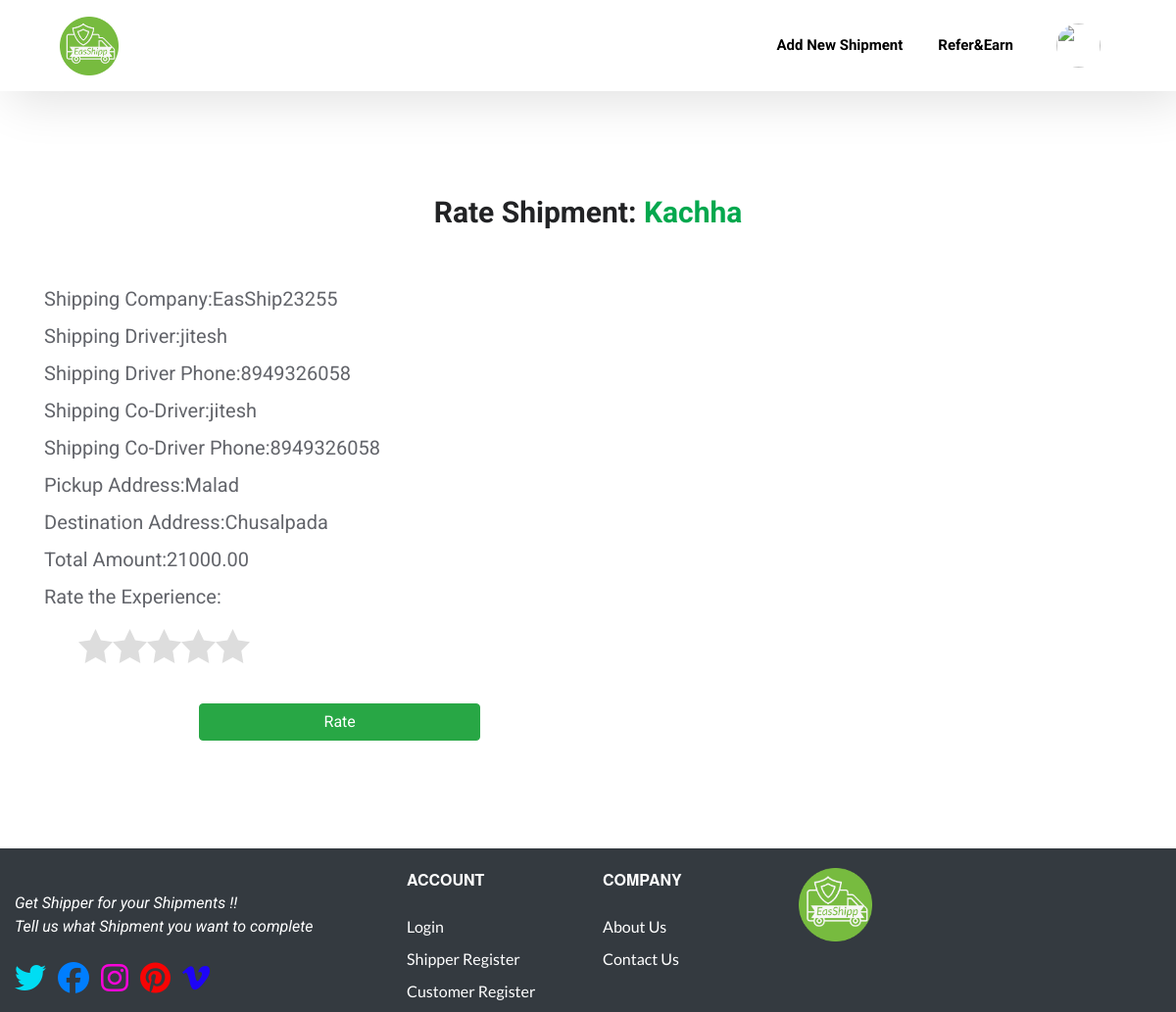
Page /customer/RateShipment/7 (signed in) on the committed database.
### Customer/models.py (models this page shows, shortened)
class shipJob(models.Model):
    cust = models.ForeignKey(customer, on_delete=models.CASCADE)
    ship_title = models.CharField(max_length=1024, null=True)
    job_description = models.CharField(max_length=1024)
    picking_Address = models.TextField(null=True)
    droping_Address = models.TextField(null=True)
    created_on = models.DateTimeField(auto_now_add=True, null=True)
    bid_selected = models.BooleanField(default=False)
    is_completed = models.BooleanField(default=False)

### PatnerCompany/models.py (models this page shows, shortened)
class Comp_profile(models.Model):
    comp = models.ForeignKey(patnerComp, on_delete=models.CASCADE)
    phone_regex = RegexValidator(regex=r'^\+?1?\d{9,15}$',
                                 message="Please enter valid phone number. Correct format is 91XXXXXXXX")
    phone = models.CharField(validators=[phone_regex], max_length=20, blank=True)
    company_type = models.CharField(max_length=250, blank=True, )
    company_name = models.CharField(max_length=250, blank=True, )
    company_logo = models.ImageField(blank=True,upload_to="company_logo/",default="profile.png" )

class comp_PresentWork(models.Model):
    comp = models.ForeignKey(patnerComp, on_delete=models.CASCADE)
    job_id = models.ForeignKey(shipJob, on_delete=models.CASCADE)
    driver = models.ForeignKey(comp_drivers, on_delete=models.CASCADE, related_name='drivers')
    co_driver = models.ForeignKey(comp_drivers, on_delete=models.CASCADE, related_name='codrivers',blank=True,null=True)
    transport = models.ForeignKey(comp_Transport, on_delete=models.CASCADE, related_name='transports')
    current_status = models.CharField(max_length=1024)
    Total_payment = models.ForeignKey(comp_Bids, on_delete=models.CASCADE)
    payment_Done = models.DecimalField(
        max_digits=12,
        decimal_places=2, null=True)
    Payment_complete = models.BooleanField(default=False)
    ask_finalpay = models.BooleanField(default=False)
    request_update = models.BooleanField(default=False)

class comp_drivers(models.Model):
    comp = models.ForeignKey(patnerComp, on_delete=models.CASCADE)
    user = models.ForeignKey(User_custom,null=True,on_delete=models.CASCADE,blank=True)
    name = models.CharField(max_length=1024)
    phone_regex = RegexValidator(regex=r'^\+?1?\d{9,15}$',
                                 message="Please enter valid phone number. Correct format is 91XXXXXXXX")
    phone = models.CharField(validators=[phone_regex], max_length=20, blank=True)

class comp_Bids(models.Model):
    comp = models.ForeignKey(patnerComp, on_delete=models.CASCADE, db_constraint=False)
    job_id = models.ForeignKey(shipJob, on_delete=models.CASCADE, db_constraint=False)
    Bid_amount = models.DecimalField(
        max_digits=12,
        decimal_places=2)
    Bid_byPartner = models.DecimalField(
        max_digits=12,
        decimal_places=2, null=True)
    complete_in = models.IntegerField()
    bid_on = models.DateTimeField(auto_now_add=True)
    is_shortlisted = models.BooleanField(default=False)
    is_disqualified = models.BooleanField(default=False)
    is_selected = models.BooleanField(default=False)
    completed_shipment = models.BooleanField(default=False)

### Customer/views.py (the view, shortened to what this page needs)
# urls.py: path('RateShipment/<int:pk>', RatingForm, name='rate'),
def RatingForm(request,pk):
    user = request.user
    if user.is_customer:
        job = shipJob.objects.get(pk=pk)
        cmp = comp_Bids.objects.get(job_id=job,is_selected=True)
        pw = comp_PresentWork.objects.get(Total_payment=cmp)
        pt_comp = Comp_profile.objects.get(comp = cmp.comp)
        return render(request,'customer/RatingForm.html',{'job':job,'cbid':cmp,'pr':pt_comp,'pw':pw})
    else:
        return redirect('/')

### templates/customer/RatingForm.html (shortened to what this page needs)
{% load crispy_forms_tags %} {% load static %}
<!doctype html>
<html lang="en">
<head>
    <link rel="stylesheet" href="https://maxcdn.bootstrapcdn.com/bootstrap/4.0.0/css/bootstrap.min.css">
    <link rel="stylesheet" type="text/css" href=" {% static 'css/style_Addjob.css' %}">
    <link rel="stylesheet" href="{% static 'css/style12.css'%}">
    <link rel="stylesheet" href="https://cdnjs.cloudflare.com/ajax/libs/font-awesome/4.7.0/css/font-awesome.css" />
    <link rel="stylesheet" href="https://cdnjs.cloudflare.com/ajax/libs/font-awesome/4.7.0/css/font-awesome.min.css">
</head>
<body>
    <header>
        <div class="container">
            <div class="row">
                <div class="col-md-12 col-12">
                    <div class="top-navbar">
                        <nav class="navbar navbar-expand-lg ">
                            <a class="" href="{% url 'customer:customer_home' %}"> <img src="{% static 'images/green.png' %} " width="60" height="60"></a>
                            <div class="collapse navbar-collapse" id="navbarSupportedContent">
                                <ul class="navbar-nav ml-auto">
                                    <li class="nav-item ">
                                        <a class="nav-link" href="{% url 'customer:job_post' %}"><b>Add New Shipment</b></a>
                                    </li>
<li class="nav-item">
            <a class="nav-link" href="/refer"><b>Refer&Earn</b></a>
      </li>
                                    <li class="nav-item">
                                        <div class="dropdown">
                                            <button class="dropbtn"><img src={{ep.company_logo.url}}></button>
                                        </div>
                                    </li>
                                </ul>
                            </div>
                        </nav>
                    </div>
                </div>
            </div>
        </div>
    </header>
<section class="job-portal">
<div class="col-md-12">
				<div class="heading">
					<h3>Rate Shipment: <span>{{job.ship_title}}</span></h3>
                </div></div>
	<div class="container">
		<div class="row">
  <div class="col-md-10 col-12" >
				<div class="">
<form class="form-horizontal" method="POST" action="">
  <label style="font-size: 20px;">Shipping Company:{{pr.company_name}}</label><br>
  <label style="font-size: 20px;">Shipping Driver:{{pw.driver.name}}</label><br>
  <label style="font-size: 20px;">Shipping Driver Phone:{{pw.driver.phone}}</label><br>
  {% if pw.co_driver %}
  <label style="font-size: 20px;">Shipping Co-Driver:{{pw.co_driver.name}}</label><br>
  <label style="font-size: 20px;">Shipping Co-Driver Phone:{{pw.co_driver.phone}}</label><br>
    {% endif %}
      <label style="font-size: 20px;">Pickup Address:{{job.picking_Address}}</label><br>
      <label style="font-size: 20px;">Destination Address:{{job.droping_Address}}</label>  <br>
      <label style="font-size: 20px;">Total Amount:{{cbid.Bid_amount}}</label><br>
      <label style="font-size: 20px;">Rate the Experience:</label><br>
      <span class="star-rating">
      </span>
<br><br>
<div class="row spacer">
    <div class="col-4 offset-2">
        <button type="submit" class="btn btn-block btn-success">Rate</button>
    </div>
</div>
</form>
                </div>
  </div>
        </div>
    </div>
</section>
<footer class="bg-dark " style="margin-top: 10px;">
                <div class="container" style="    max-inline-size: inherit;padding-top: 20px;">
                    <div class="row">
                        <div class="col-lg-4 col-md-6 mb-4 mb-lg-0"><img src="/static/images/" style=" " alt="" width="50" class="mb-3">
                            <p class="font-italic" style="color: white;">Get Shipper for your Shipments !!<br> Tell us what Shipment you want to complete</p>
                            <ul class="list-inline mt-4">
                                <li class="list-inline-item"><a href="#" target="_blank" title="twitter"><i style="font-size: xx-large;    color: #00ddf3;" class="fa fa-twitter"></i></a></li>
                                <li class="list-inline-item"><a href="#" target="_blank" title="facebook"><i style="font-size: xx-large;color: #007eff;" class="fa fa-facebook"></i></a></li>
                                <li class="list-inline-item"><a href="#" target="_blank" title="instagram"><i style="font-size: xx-large;color: #f704d9;" class="fa fa-instagram"></i></a></li>
                                <li class="list-inline-item"><a href="#" target="_blank" title="pinterest"><i style="font-size: xx-large;color: #f70404;" class="fa fa-pinterest"></i></a></li>
                                <li class="list-inline-item"><a href="#" target="_blank" title="vimeo"><i style="font-size: xx-large;color: #1e04f7;" class="fa fa-vimeo"></i></a></li>
                            </ul>
                        </div>
                        <div class="col-lg-2 col-md-6 mb-4 mb-lg-0">
                            <h6 class="text-uppercase font-weight-bold mb-4" style="color:white">Account</h6>
                            <ul class="list-unstyled mb-0">
                                <li class="mb-2"><a href="{% url 'user:Login' %}" class="text" style="color: white;">Login</a></li>
                                <li class="mb-2"><a href="{% url 'partner_company:partner_company/register' %}" class="text" style="color: white;">Shipper Register</a></li>
                                <li class="mb-2"><a href="{% url 'customer:customer/register' %}" class="text" style="color: white;">Customer Register</a></li>
                            </ul>
                        </div>
                        <div class="col-lg-2 col-md-6 mb-4 mb-lg-0">
                            <h6 class="text-uppercase font-weight-bold mb-4" style="color:white">Company</h6>
                            <ul class="list-unstyled mb-0">
                                <li class="mb-2"><a href="#" class="text" style="color: white;">About Us</a></li>
                                <li class="mb-2"><a href="#" class="text" style="color: white;">Contact Us</a></li>
                            </ul>
                        </div>
                        <div class="col-lg-4 col-md-6 mb-lg-0">
                            <img src="{% static 'images/green.png' %} " width="75" height="75">
                        </div>
                    </div>
                </div>
            </footer>
</body>
</html>

### static/css/style_Addjob.css (style rules this page uses)
* { margin: 0; padding: 0; box-sizing: border-box; }
body { font-family: 'Roboto', sans-serif; color: #62646a; width: 100%; }
h1, h2, h3, h4, h5, h6 { font: 400 16px/24px "ProximaNova", "Helvetica Neue", Helvetica, Arial, sans-serif; color: #222325; }
a { font-family: 'Lato', sans-serif; }
header { box-shadow: 10px 10px 50px 0px rgba(0, 0, 0, 0.12); }
header ul.navbar-nav li.nav-item a { font-size: 15px; line-height: 23.44px; font-weight: 500; font-family: 'Roboto'; color: #000; }
.heading { text-align: center; }
.heading h3 span { color: #03A84E; }
.heading h3 { font-family: Roboto; font-size: 30px; font-style: normal; font-weight: 700; line-height: 47px; letter-spacing: 0em; margin-bottom: 0; }
li.nav-item { margin-right: 20px; }
li.nav-item:last-child { margin-right: 0; }
li.nav-item img { width: 45px; height: 45px; border-radius: 50%; }
ul.navbar-nav { align-items: center; }
.job-portal { padding: 100px 0; }
section.job-portal .heading { margin-bottom: 50px; }

### static/css/style12.css (style rules this page uses)
* { margin: 0; padding: 0; box-sizing: border-box; }
body { font-family: 'Roboto', sans-serif; color: #62646a; width: 100%; }
h1, h2, h3, h4, h5, h6 { font: 400 16px/24px "ProximaNova", "Helvetica Neue", Helvetica, Arial, sans-serif; color: #222325; }
a { font-family: 'Lato', sans-serif; }
header { box-shadow: 10px 10px 50px 0px rgba(0, 0, 0, 0.12); }
header ul.navbar-nav li.nav-item a { font-size: 15px; line-height: 23.44px; font-weight: 500; font-family: 'Roboto'; color: #000; }
.heading { text-align: center; }
.heading h3 span { color: #03A84E; }
.heading h3 { font-family: Roboto; font-size: 30px; font-style: normal; font-weight: 700; line-height: 47px; letter-spacing: 0em; margin-bottom: 0; }
li.nav-item { margin-right: 20px; }
li.nav-item:last-child { margin-right: 0; }
li.nav-item img { width: 45px; height: 45px; border-radius: 50%; }
ul.navbar-nav { align-items: center; }
.job-portal { padding: 100px 0; }
section.job-portal .heading { margin-bottom: 50px; }

### templates/customer/RatingForm.html (style rules this page uses)
.dropbtn { background-color: #FFFFFF; color: white; padding: 16px; font-size: 16px; border: none; }
.dropdown { position: relative; display: inline-block; }
.star-rating { margin: 10px 35px 10px; font-size: 0; white-space: nowrap; display: inline-block; width: 175px; height: 35px; overflow: hidden; position: relative; background-size: contain; }

### rows in the picture
shipJob: ship_title "Kachha", picking_Address "Malad", droping_Address "Chusalpada"
Comp_profile: company_name "EasShip23255"
comp_PresentWork: driver.name "jitesh", driver.phone "8949326058", co_driver.name "jitesh", co_driver.phone "8949326058"
comp_Bids: Bid_amount "21000.00"
